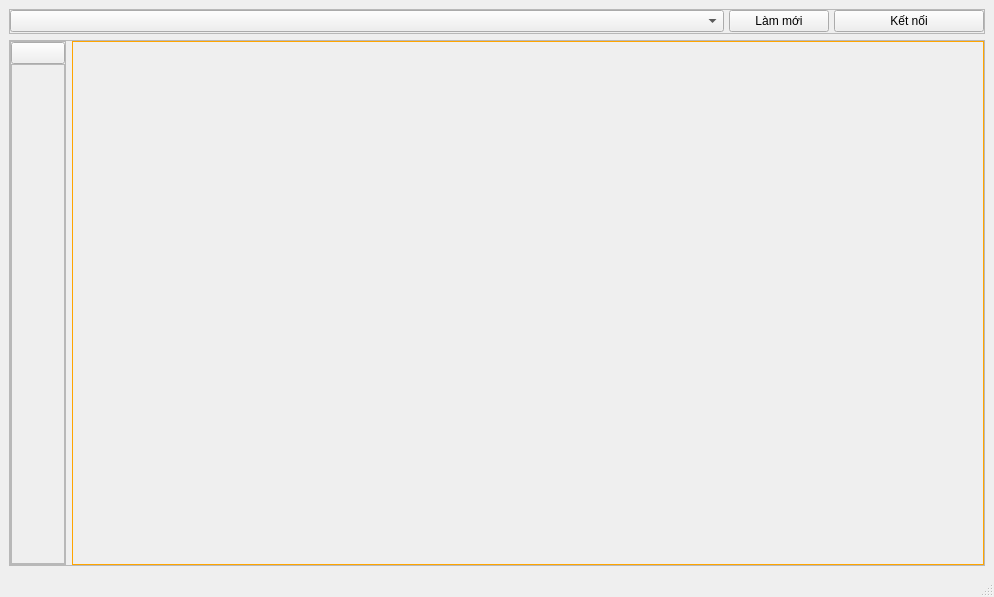
<?xml version="1.0" encoding="UTF-8"?>
<ui version="4.0">
 <class>MainWindow</class>
 <widget class="QMainWindow" name="MainWindow">
  <property name="geometry">
   <rect>
    <x>0</x>
    <y>0</y>
    <width>994</width>
    <height>597</height>
   </rect>
  </property>
  <property name="windowTitle">
   <string>MainWindow</string>
  </property>
  <widget class="QWidget" name="centralwidget">
   <layout class="QVBoxLayout" name="verticalLayout">
    <item>
     <widget class="QFrame" name="frame">
      <property name="maximumSize">
       <size>
        <width>16777215</width>
        <height>25</height>
       </size>
      </property>
      <property name="frameShape">
       <enum>QFrame::StyledPanel</enum>
      </property>
      <property name="frameShadow">
       <enum>QFrame::Raised</enum>
      </property>
      <layout class="QHBoxLayout" name="horizontalLayout_3">
       <property name="spacing">
        <number>5</number>
       </property>
       <property name="leftMargin">
        <number>0</number>
       </property>
       <property name="topMargin">
        <number>0</number>
       </property>
       <property name="rightMargin">
        <number>0</number>
       </property>
       <property name="bottomMargin">
        <number>0</number>
       </property>
       <item>
        <widget class="QComboBox" name="comboBox">
         <property name="minimumSize">
          <size>
           <width>100</width>
           <height>0</height>
          </size>
         </property>
        </widget>
       </item>
       <item>
        <widget class="QPushButton" name="refreshSerial_button">
         <property name="minimumSize">
          <size>
           <width>100</width>
           <height>0</height>
          </size>
         </property>
         <property name="maximumSize">
          <size>
           <width>100</width>
           <height>16777215</height>
          </size>
         </property>
         <property name="text">
          <string>Làm mới</string>
         </property>
        </widget>
       </item>
       <item>
        <widget class="QPushButton" name="openCloseSerial_button">
         <property name="minimumSize">
          <size>
           <width>150</width>
           <height>0</height>
          </size>
         </property>
         <property name="maximumSize">
          <size>
           <width>150</width>
           <height>16777215</height>
          </size>
         </property>
         <property name="text">
          <string>Kết nối</string>
         </property>
        </widget>
       </item>
      </layout>
     </widget>
    </item>
    <item>
     <widget class="QFrame" name="frame_2">
      <property name="frameShape">
       <enum>QFrame::StyledPanel</enum>
      </property>
      <property name="frameShadow">
       <enum>QFrame::Raised</enum>
      </property>
      <layout class="QHBoxLayout" name="horizontalLayout">
       <property name="leftMargin">
        <number>0</number>
       </property>
       <property name="topMargin">
        <number>0</number>
       </property>
       <property name="rightMargin">
        <number>0</number>
       </property>
       <property name="bottomMargin">
        <number>0</number>
       </property>
       <item>
        <widget class="QFrame" name="frame_3">
         <property name="sizePolicy">
          <sizepolicy hsizetype="Fixed" vsizetype="Preferred">
           <horstretch>0</horstretch>
           <verstretch>0</verstretch>
          </sizepolicy>
         </property>
         <property name="minimumSize">
          <size>
           <width>56</width>
           <height>0</height>
          </size>
         </property>
         <property name="maximumSize">
          <size>
           <width>56</width>
           <height>16777215</height>
          </size>
         </property>
         <property name="frameShape">
          <enum>QFrame::StyledPanel</enum>
         </property>
         <property name="frameShadow">
          <enum>QFrame::Raised</enum>
         </property>
         <property name="lineWidth">
          <number>0</number>
         </property>
         <layout class="QVBoxLayout" name="verticalLayout_2">
          <property name="spacing">
           <number>0</number>
          </property>
          <property name="leftMargin">
           <number>0</number>
          </property>
          <property name="topMargin">
           <number>0</number>
          </property>
          <property name="rightMargin">
           <number>0</number>
          </property>
          <property name="bottomMargin">
           <number>0</number>
          </property>
          <item>
           <widget class="QPushButton" name="pushButton">
            <property name="styleSheet">
             <string notr="true"/>
            </property>
            <property name="text">
             <string/>
            </property>
            <property name="icon">
             <iconset resource="icons.qrc">
              <normaloff>:/icons/messenger.png</normaloff>:/icons/messenger.png</iconset>
            </property>
            <property name="iconSize">
             <size>
              <width>50</width>
              <height>50</height>
             </size>
            </property>
           </widget>
          </item>
          <item>
           <widget class="QFrame" name="frame_5">
            <property name="frameShape">
             <enum>QFrame::StyledPanel</enum>
            </property>
            <property name="frameShadow">
             <enum>QFrame::Raised</enum>
            </property>
           </widget>
          </item>
         </layout>
        </widget>
       </item>
       <item>
        <widget class="QFrame" name="mainContainer">
         <property name="sizePolicy">
          <sizepolicy hsizetype="Preferred" vsizetype="Preferred">
           <horstretch>0</horstretch>
           <verstretch>0</verstretch>
          </sizepolicy>
         </property>
         <property name="styleSheet">
          <string notr="true">QFrame#mainContainer {
border: 1px solid orange;
}</string>
         </property>
         <property name="frameShape">
          <enum>QFrame::StyledPanel</enum>
         </property>
         <property name="frameShadow">
          <enum>QFrame::Raised</enum>
         </property>
        </widget>
       </item>
      </layout>
     </widget>
    </item>
   </layout>
  </widget>
  <widget class="QStatusBar" name="statusbar"/>
 </widget>
 <resources>
  <include location="icons.qrc"/>
 </resources>
 <connections/>
</ui>
